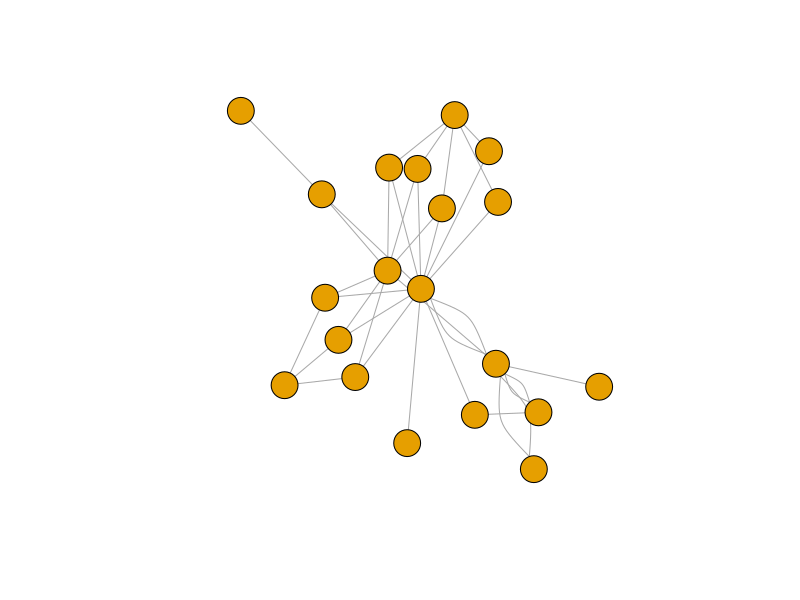
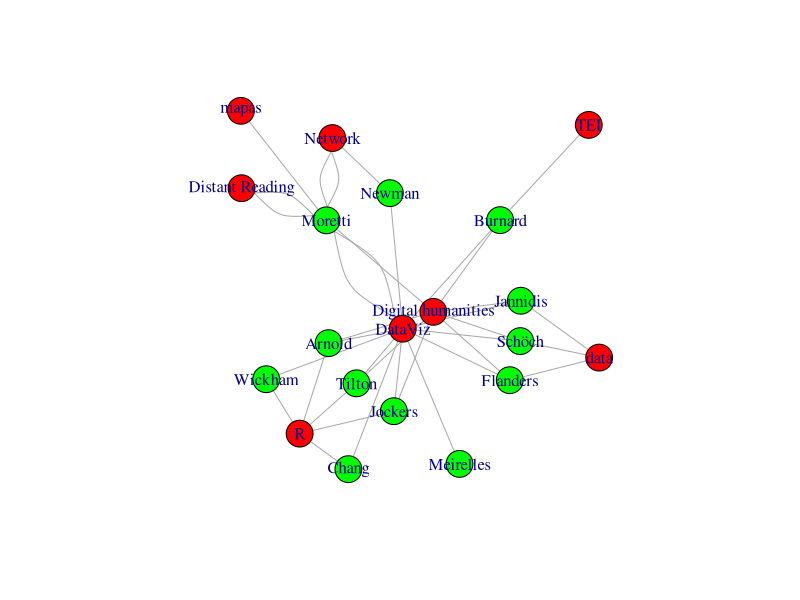
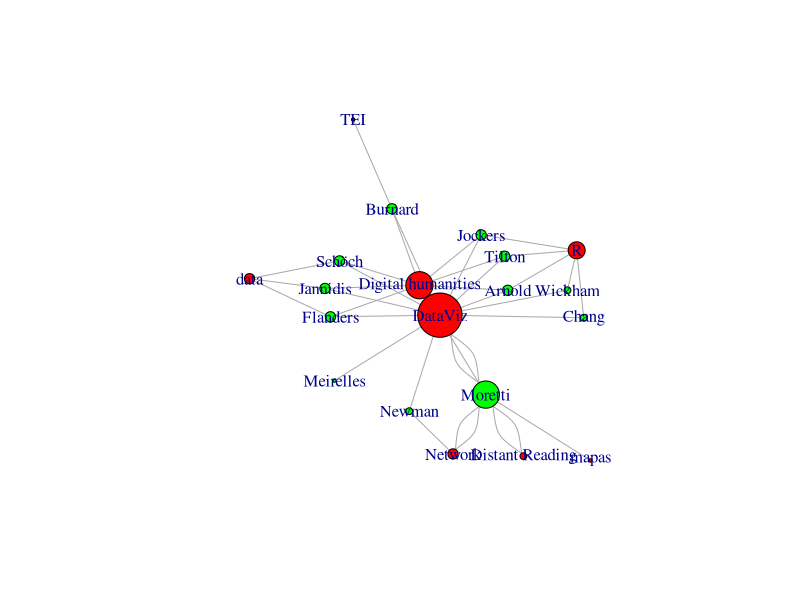

Here is the R script that generated these plots, in order:
### ------------------------------------------- ###
###         Code for a quick intro in r         ###
###                   networks                  ###
### ------------------------------------------- ###

# -- José Luis Losada Palenzuela -- #
# -- 2023 -- #
# -- 2_scripts_en.R -- #

library(tidyverse)
tags_sample = read.csv("data/tags_sample.csv", encoding = "UTF-8", stringsAsFactors=F)

# Separate and reshape the data----

 edgelist <- tags_sample %>%
  separate_rows(Manual.Tags, sep = ";") %>%
  separate_rows(Author, sep = ";") %>%
  separate(Author, into = c("surname", "name"), sep = ",") %>%
  select(surname, Manual.Tags)

## Trim leading and trailing spaces
  
  edgelist <- edgelist %>% mutate_all(str_trim)

# Create a network object----

library(igraph)
graph <- graph.data.frame(edgelist, directed = F)

# Visualize with plot() 1----

# plot(graph)

plot(graph,
     vertex.label = NA)

# Visualize with plot() 2----

## Specify node colors
node_colors <- ifelse(V(graph)$name %in% edgelist$surname, "green", "red")

plot(graph, 
     vertex.color = node_colors)

# Visualize with plot() 3----

deg <- degree(graph)

plot(graph,
  # vertex.label = NA,
  vertex.color = node_colors,
  vertex.size = deg*2)
